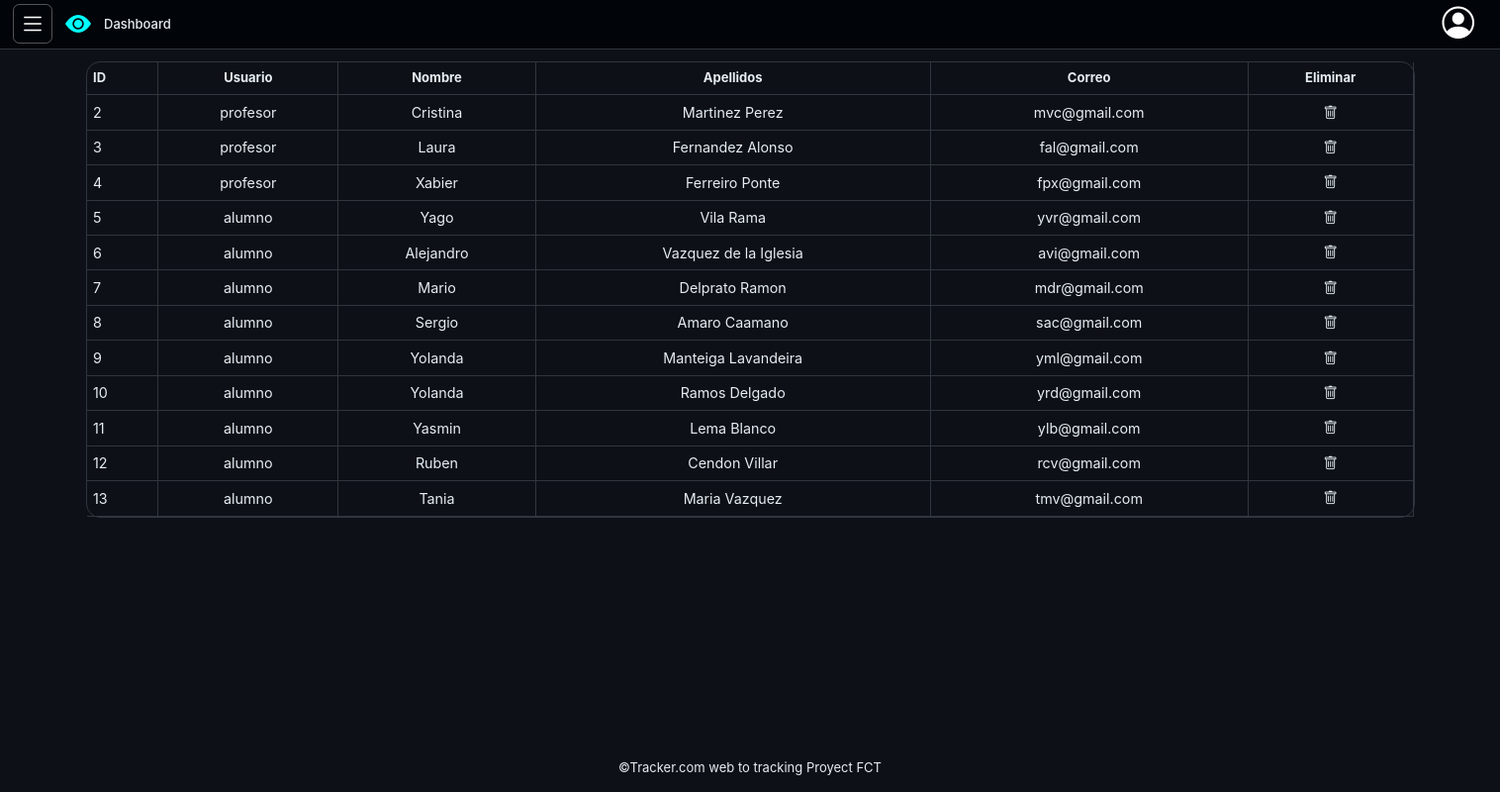
The page /repositorios/yvr@gmail.com/dashboard.php (signed in) on the database its author committed.
### tables this page shows
CREATE TABLE `usuarios` (
  `id` int(11) AUTO_INCREMENT PRIMARY KEY,
  `correo` varchar(50) NOT NULL,
  `password` varchar(255) NOT NULL,
  `nombre` varchar(50) NOT NULL,
  `apellidos` varchar(50) NOT NULL,
  `id_Profesor` int(11) NULL,
  `tipo_Usuario` varchar(50) NOT NULL,
  FOREIGN KEY (id_Profesor) REFERENCES usuarios(id)
);

### repositorios/yvr@gmail.com/php/conexion.php (called while the page is built, shortened)
<?php
class Conexion extends PDO
{
    private $host = 'localhost';
    private $BBDD = 'tracker';
    public function __construct()
    {
        $dsn = "mysql:host=$this->host;dbname=$this->BBDD;charset=utf8";
    }
    function AllUsers()
    {
        $sql = "SELECT id, nombre, apellidos, correo, password, tipo_Usuario , id_Profesor FROM usuarios WHERE NOT tipo_Usuario = 'admin'";
        $stmt = $this->prepare($sql);
        $stmt->execute();
        if ($stmt->rowCount() > 0) {
            return $stmt -> fetchAll(PDO::FETCH_OBJ);
        } else {
            return false;
        }
    }
}

### repositorios/yvr@gmail.com/php/vistaAdministrador.php (the view)
<section id="contenidoTecnologias">
    <?php
    if ($usuarios = (new Conexion())->AllUsers()) {
        echo "<table class=\"tablarecursos\"><th>ID</th><th>Usuario</th><th>Nombre</th><th>Apellidos</th><th>Correo</th><th>Eliminar</th></tr>";
        foreach ($usuarios as $usuario) {
            echo "<tr><td>{$usuario->id}</td><td>{$usuario->tipo_Usuario}</td><td>{$usuario->nombre}</td><td>{$usuario->apellidos}</td><td>{$usuario->correo}</td><td><a href=\"php/modificador.php?eliminarUsuario={$usuario->id}\"><i class=\"bi bi-trash\"></i></a></td></tr>";
        }
        echo "</table>";
    }
    ?>
</section>

### repositorios/yvr@gmail.com/css/styles.css (style rules this page uses)
*, *::after, *::before { margin: 0; padding: 0; box-sizing: border-box; }
:root { font-size: 13px; font-family: Verdana, Geneva, Tahoma, sans-serif; }
body { width: 100vw; min-height: 100vh; display: flex; flex-direction: column; justify-content: space-between; overflow-x: hidden; overflow-y: auto; background-color: #010409; }
body #main-dashboard #contenidoTecnologias { width: 100%; height: 100%; display: flex; flex-direction: column; align-items: center; color: #E6EDF3; }
body #main-dashboard #contenidoTecnologias .tablarecursos { width: 90%; flex-grow: 1; outline: 1px solid #30363d; border-radius: 1rem; border-collapse: collapse; }
body #main-dashboard #contenidoTecnologias .tablarecursos i, body #main-dashboard #contenidoTecnologias .tablarecursos td { color: #E6EDF3; font-size: 1.1rem; }
body #main-dashboard #contenidoTecnologias .tablarecursos th:not(:nth-child(1)), body #main-dashboard #contenidoTecnologias .tablarecursos td:not(:nth-child(1)) { text-align: center; }
body #main-dashboard #contenidoTecnologias .tablarecursos th, body #main-dashboard #contenidoTecnologias .tablarecursos td { padding: 0.5rem; border-bottom: 1px solid #30363d; border-right: 1px solid #30363d; }

### rows shown on the page
usuarios: id "2", tipo_Usuario "profesor", nombre "Cristina", apellidos "Martinez Perez", correo "mvc@gmail.com"
usuarios: id "3", tipo_Usuario "profesor", nombre "Laura", apellidos "Fernandez Alonso", correo "fal@gmail.com"
usuarios: id "4", tipo_Usuario "profesor", nombre "Xabier", apellidos "Ferreiro Ponte", correo "fpx@gmail.com"
usuarios: id "5", tipo_Usuario "alumno", nombre "Yago", apellidos "Vila Rama", correo "yvr@gmail.com"
usuarios: id "6", tipo_Usuario "alumno", nombre "Alejandro", apellidos "Vazquez de la Iglesia", correo "avi@gmail.com"
usuarios: id "7", tipo_Usuario "alumno", nombre "Mario", apellidos "Delprato Ramon", correo "mdr@gmail.com"
usuarios: id "8", tipo_Usuario "alumno", nombre "Sergio", apellidos "Amaro Caamano", correo "sac@gmail.com"
usuarios: id "9", tipo_Usuario "alumno", nombre "Yolanda", apellidos "Manteiga Lavandeira", correo "yml@gmail.com"
usuarios: id "10", tipo_Usuario "alumno", nombre "Yolanda", apellidos "Ramos Delgado", correo "yrd@gmail.com"
usuarios: id "11", tipo_Usuario "alumno", nombre "Yasmin", apellidos "Lema Blanco", correo "ylb@gmail.com"
usuarios: id "12", tipo_Usuario "alumno", nombre "Ruben", apellidos "Cendon Villar", correo "rcv@gmail.com"
usuarios: id "13", tipo_Usuario "alumno", nombre "Tania", apellidos "Maria Vazquez", correo "tmv@gmail.com"
